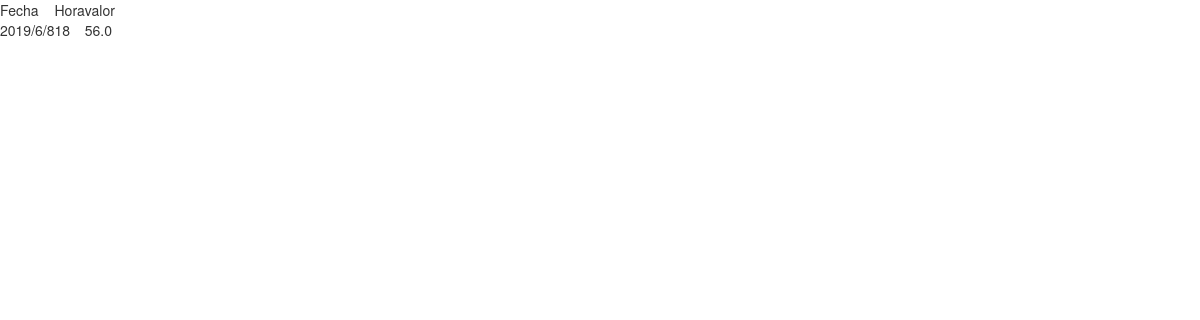
Before: /records with the older database file.
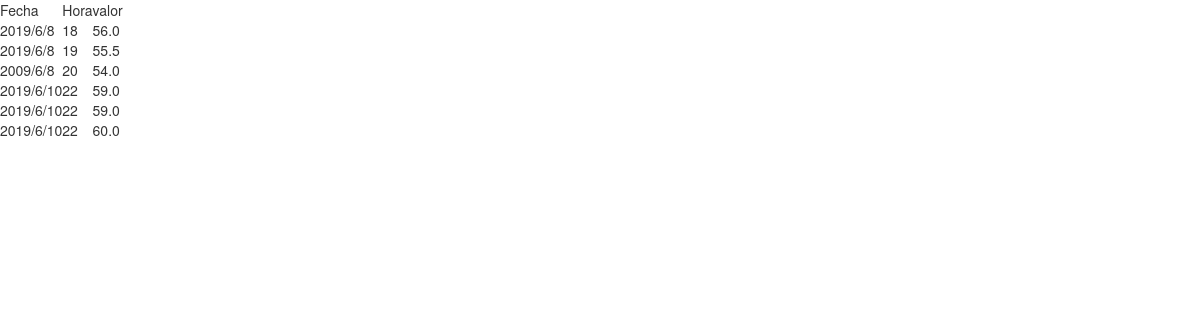
After: the same page with the newer database file.
### tables this page shows
CREATE TABLE Data (
  id integer primary key autoincrement,
  TopicName text,
  Value real,
  Date text,
  Time text
);

### flaskmqtt.py (the view)
@app.route('/records')
def records():
    select = selectAll('SELECT * FROM Data')
    return render_template('records.html',values=select)

### bbddhandler.py (called while the page is built)
def selectAll(sql_query, args=()):
    dbObj = DatabaseManager()
    dbObj.cur.execute(sql_query,args)
    return dbObj.cur.fetchall()

	def __del__(self):
		self.cur.close()
		self.conn.close()

### templates/records.html
{% extends "base_layout.html"%}
{% block body%}
<table id="tab">
    <tr>
        <td>Fecha</td>
        <td>Hora</td>
        <td>valor</td>
    </tr>
    {% for value in values %}
    <tr>
        <td>{{value[3]}}</td>
        <td>{{value[4]}}</td>
        <td>{{value[2]}}</td>
    </tr>
    {% endfor %}
</table>
{% endblock %}

### templates/base_layout.html (shortened to what this page needs)
<!DOCTYPE html>
<html lang="en">
<head>
    <link rel="stylesheet" href="https://maxcdn.bootstrapcdn.com/bootstrap/3.4.0/css/bootstrap.min.css">
    <link rel="stylesheet" href="/static/styles.css">
</head>
<body>
    {% block body %}
    {% endblock %}
</body>
</html>

Changed rows visible on the page:
added Data: Date "2019/6/8", Time "19", Value "55.5"
added Data: Date "2009/6/8", Time "20", Value "54.0"
added Data: Date "2019/6/10", Time "22", Value "59.0"
added Data: Date "2019/6/10", Time "22", Value "59.0"
added Data: Date "2019/6/10", Time "22", Value "60.0"
